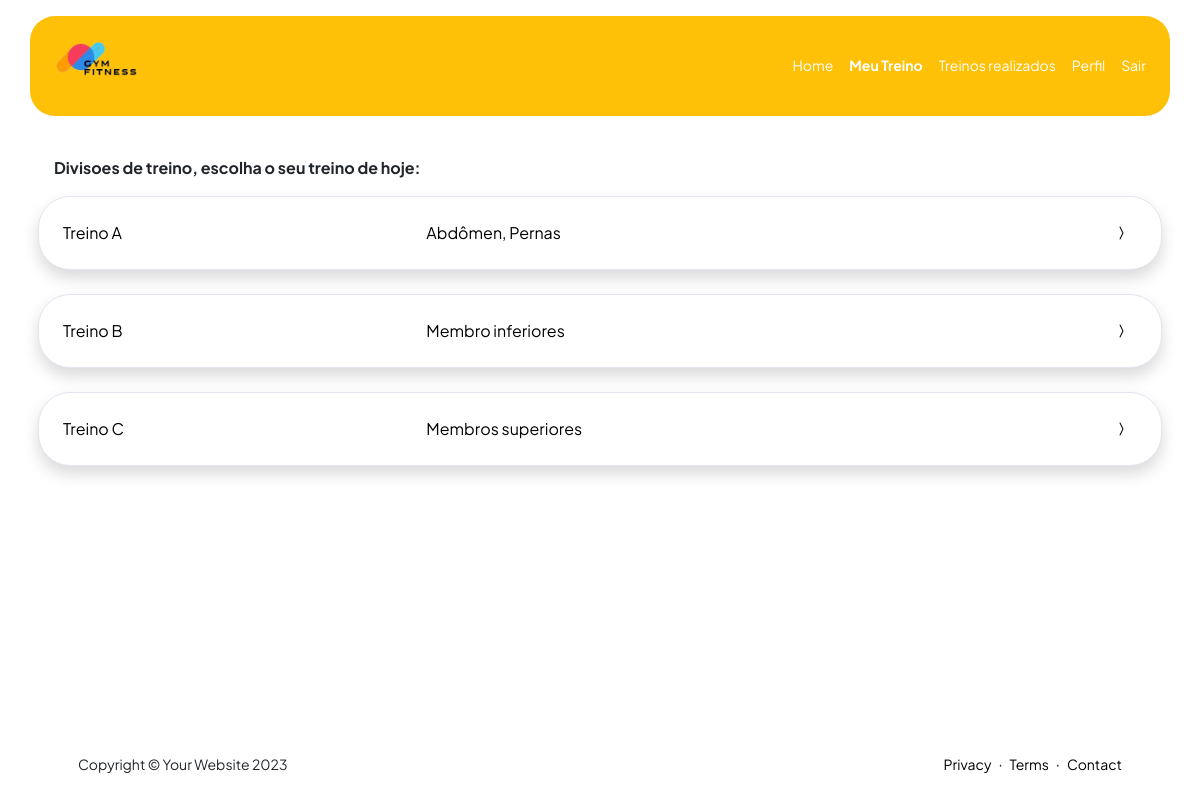
The page /AcadUsu/meu_treino.php (signed in) on the database its author committed.
### tables this page shows
CREATE TABLE `tbtreino` (
  `id_treino` int(11) UNSIGNED NOT NULL,
  `nome` varchar(50) DEFAULT NULL,
  `descricao` varchar(100) DEFAULT NULL
);

### AcadUsu/meu_treino.php (the view, shortened to what this page needs)
<!DOCTYPE html>
<html lang="en">
<head>
    <link href="https://cdn.jsdelivr.net/npm/bootstrap-icons@1.8.1/font/bootstrap-icons.css" rel="stylesheet" />
    <link href="css/styles.css" rel="stylesheet" />
</head>
<body class="d-flex flex-column h-100">
    <main class="flex-shrink-0">
        <nav class="navbar navbar-expand-lg navbar-light bg-white  py-3">
            <div class=" bg-warning menus container px-3">
                <img class="logo" src="../img/logo.png" alt="" srcset="">
                <div class="collapse navbar-collapse" id="navbarSupportedContent">
                    <ul class="navbar-nav ms-auto mb-2 mb-lg-0 small ">
                        <li class="nav-item"><a class="nav-link" href="index.php">Home</a></li>
                        <li class="nav-item"><a class="nav-link active" href="meu_treino.php">Meu Treino</a></li>
                        <li class="nav-item"><a class="nav-link" href="treinos_realizados.php">Treinos realizados</a></li>
                        <li class="nav-item"><a class="nav-link" href="perfil.php">Perfil</a></li>
                        <li class="nav-item"><a class="nav-link" href="sair.php">Sair</a></li>
                    </ul>
                </div>
            </div>
        </nav>
        <header class="py-2">
            <div class="container px-2 pb-2">
                <p class="m-3 fw-bold">Divisoes de treino, escolha o seu treino de hoje: </p>
                    <?php
                        include('../banco.php');
                            $sql = "SELECT * FROM tbtreino";
                            $resultado = $conexao->query($sql);
                            if ($resultado-> num_rows > 0) {
                                while ($linha = $resultado->fetch_array()) {
                                    echo '    <a href="treino_exercicios.php?id='.$linha['id_treino'].' "><div class="select col-xl-12 col-md-12 mb-12">';
                                    echo '            <div class="card border-left-warning shadow h-100 py-2">';
                                    echo '                <div class="card-body">';
                                    echo '                    <div class="row no-gutters align-items-center">';
                                    echo '                        <div class="col mr-4">'.$linha['nome'].'</div>';
                                    echo '                        <div class="col mr-4">'.$linha['descricao'].'</div>';
                                    echo '                        <div class="col mr-4 ir"><i class="bi bi-chevron-compact-right"></i></div>';
                                    echo '                    </div>';
                                    echo '                </div>';
                                    echo '            </div>';
                                    echo '        </div></a>';
                                }
                                }
                    ?>
                    </div>
        </header>
        <br>
    </main>
    <footer class="bg-white py-4 mt-auto">
        <div class="container px-5">
            <div class="row align-items-center justify-content-between flex-column flex-sm-row">
                <div class="col-auto"><div class="small m-0">Copyright &copy; Your Website 2023</div></div>
                <div class="col-auto">
                    <a class="small" href="#!">Privacy</a>
                    <span class="mx-1">&middot;</span>
                    <a class="small" href="#!">Terms</a>
                    <span class="mx-1">&middot;</span>
                    <a class="small" href="#!">Contact</a>
                </div>
            </div>
        </div>
    </footer>
</body>
</html>

### rows shown on the page
tbtreino: nome "Treino A", descricao "Abdômen, Pernas"
tbtreino: nome "Treino B", descricao "Membro inferiores"
tbtreino: nome "Treino C", descricao "Membros superiores"
